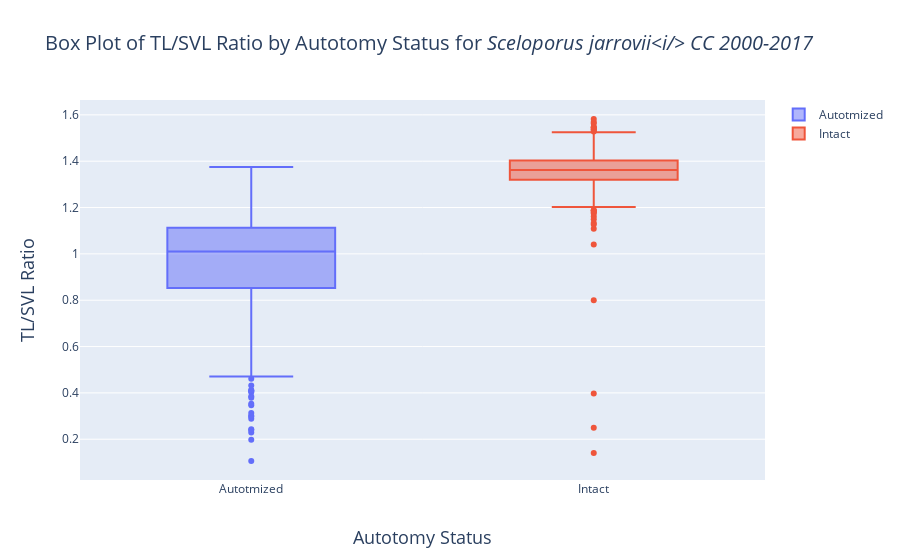

Notebook code cell kept with this figure:
### Code cell
intactRatio = go.Box(y=dfPred.loc[dfPred.autotomized==False].tl_svl, name = 'Intact')
autotomizedRatio = go.Box(y=dfPred.loc[dfPred.autotomized].tl_svl, name = 'Autotmized')
data = [autotomizedRatio, intactRatio]
layout = go.Layout(
    title = 'Box Plot of TL/SVL Ratio by Autotomy Status for <i>Sceloporus jarrovii<i/> CC 2000-2017',
    titlefont = dict(
        size = 20),
    xaxis = dict(
        dtick = 1,
        title = 'Autotomy Status',
        titlefont = dict(
            size = 18)),
    yaxis = dict(
        title = 'TL/SVL Ratio',
        titlefont = dict(
            size = 18))
)

fig = go.Figure(
        data = data,
        layout = layout)

iplot(fig, filename = 'Box Plot of TL/SVL Ratio by Autotomy Status for <i>Sceloporus jarrovii<i/> CC 2000-2017 56 plus.html')
# plot(fig, filename = 'Box Plot of TL/SVL Ratio by Autotomy Status for <i>Sceloporus jarrovii<i/> CC 2000-2017 56 plus.html')

### Figure 1 — Plotly figure (JSON) as saved in the notebook; plotly's stock layout.template omitted (floating-point values rounded to 4 significant figures; data arrays with more than 128 entries replaced by an {"elided": "..."} marker saying what was removed)
{"data": [{"name": "Autotmized", "type": "box", "y": {"elided": "395 float values"}}, {"name": "Intact", "type": "box", "y": {"elided": "706 float values"}}], "layout": {"title": {"font": {"size": 20}, "text": "Box Plot of TL/SVL Ratio by Autotomy Status for <i>Sceloporus jarrovii<i/> CC 2000-2017"}, "xaxis": {"dtick": 1, "title": {"font": {"size": 18}, "text": "Autotomy Status"}}, "yaxis": {"title": {"font": {"size": 18}, "text": "TL/SVL Ratio"}}}}
